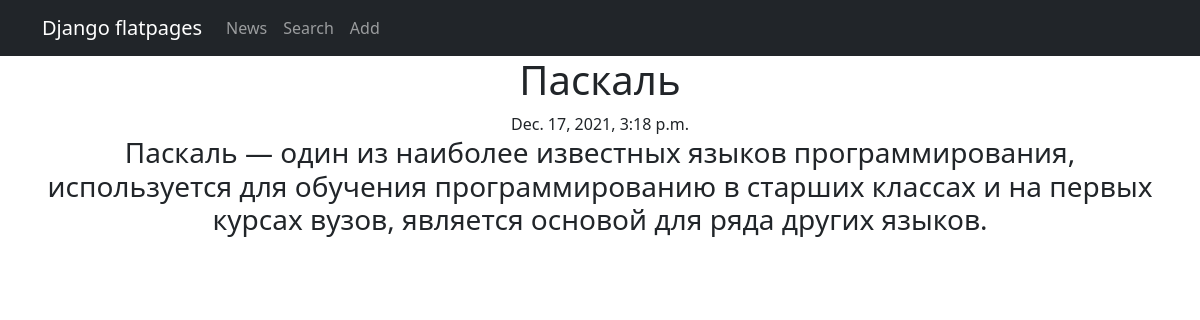
/news/15, run on the app's committed database.
### news/models.py (models this page shows, shortened)
class Post(models.Model):
    NEWS = 'NW'
    ARTICLE = 'AR'
    POST_TYPE = [(NEWS, 'Новость'),
                 (ARTICLE, 'Статья')]
    author = models.ForeignKey(Author, on_delete=models.CASCADE)
    post_type = models.CharField(max_length=2, choices=POST_TYPE, default=ARTICLE)
    creation_date = models.DateTimeField(auto_now_add=True)
    post_category = models.ManyToManyField(Category, through='PostCategory')
    heading = models.CharField(max_length=128)
    text = models.TextField()
    rating = models.IntegerField(default=0)

### news/views.py (the view)
# urls.py: path('<int:pk>', NewsDetailView.as_view(), name='post'),
class NewsDetailView(DetailView):
    template_name = 'post.html'
    queryset = Post.objects.all()

### news/templatetags/custom_filters.py (called while the page is built)
@register.filter(name='censor')
def censor(text):
    bad_words = ['badword1', 'badword2']
    new_text = text.split(' ')
    for i, word in enumerate(new_text):
        for bad_word in bad_words:
            if word == bad_word:
                new_text[i] = '*'*len(word)
    censored = ' '.join(new_text)
    return censored

### news/templates/post.html (shortened to what this page needs)
{% extends 'flatpages/default.html' %}
{% load custom_filters %}
{% block content %}
    <h1>{{ post.heading|censor }}</h1>
    {{ post.creation_date }}
    <h3>{{ post.text|censor }}</h3>
{% endblock content %}

### data on the page
Post: heading|censor "Паскaль", creation_date "Dec. 17, 2021, 3:18 p.m.", text|censor "Паскaль — один из наиболее известных языков программирования, используется для обучения программированию в старших классах и на первых курсах вузов, является основой для ряда других языков."
